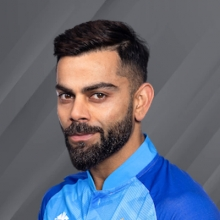
#> input picture vk.jpg, 220 x 220 px, found by its file name
$ jupyter execute cartoonify_image.ipynb
#> lines starting #> are read from the running program, lines starting #| are printed output that depends on the picture; after the words box and inside, x2 and y2 are one past the last pixel; in counts of white or black regions, pixels touching at a corner belong together
#> further down, image is the input picture: shape (220, 220, 3); mean B, G, R 117.9, 102.3, 97.4
[cell 1]
import cv2
import numpy as np

[cell 2]
def cartoonify_image(image):
    # Convert the image to grayscale
    gray_image = cv2.cvtColor(image, cv2.COLOR_BGR2GRAY)
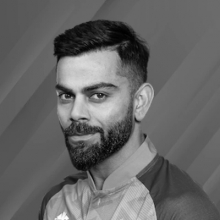
#> gray_image: shape (220, 220); min 0, max 251, mean 102.5

    # Apply a median blur to smoothen the image
    blurred_image = cv2.medianBlur(gray_image, 5)

    # Apply adaptive thresholding to detect edges
    thresholded_image = cv2.adaptiveThreshold(blurred_image, 255, cv2.ADAPTIVE_THRESH_MEAN_C, cv2.THRESH_BINARY, 11, 2)
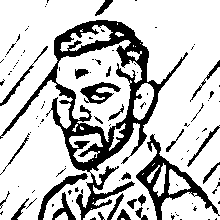
#> thresholded_image: shape (220, 220); 77.3% white; 104 black regions (77 under 20 px), largest, box (x1, y1, x2, y2) and area: (0, 20, 188, 220) 6431, (136, 134, 220, 220) 1501, (38, 173, 88, 220) 417

    # Combine the thresholded image with the original image to create the cartoon effect
    cartoon_image = cv2.bitwise_and(image, image, mask=thresholded_image)
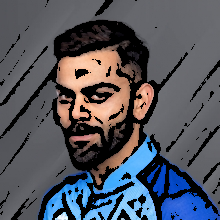
#> cartoon_image: shape (220, 220, 3); mean B, G, R 94.2, 84.8, 82.3

    return cartoon_image

if __name__ == "__main__":
    # Read the image
    image = cv2.imread(r"C:\Users\dell\Downloads\vk.jpg")

    # Cartoonify the image
    cartoon_image = cartoonify_image(image)

    # Display the original and cartoonified images
    cv2.imshow("Original Image", image)
    cv2.imshow("Cartoonized Image", cartoon_image)
    cv2.waitKey(0)
